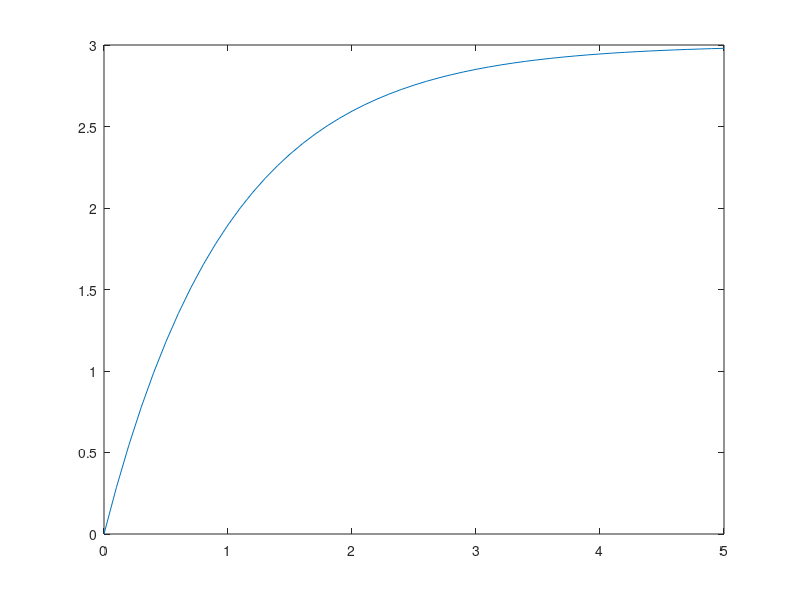
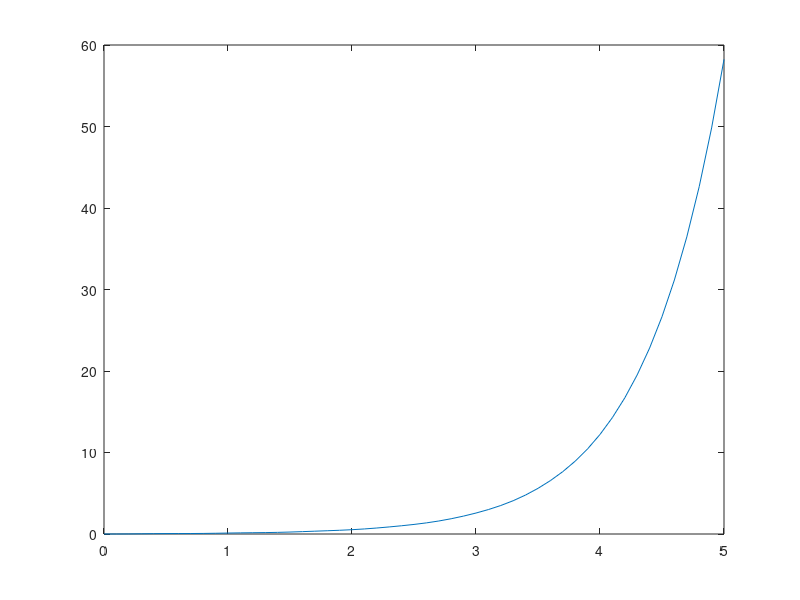
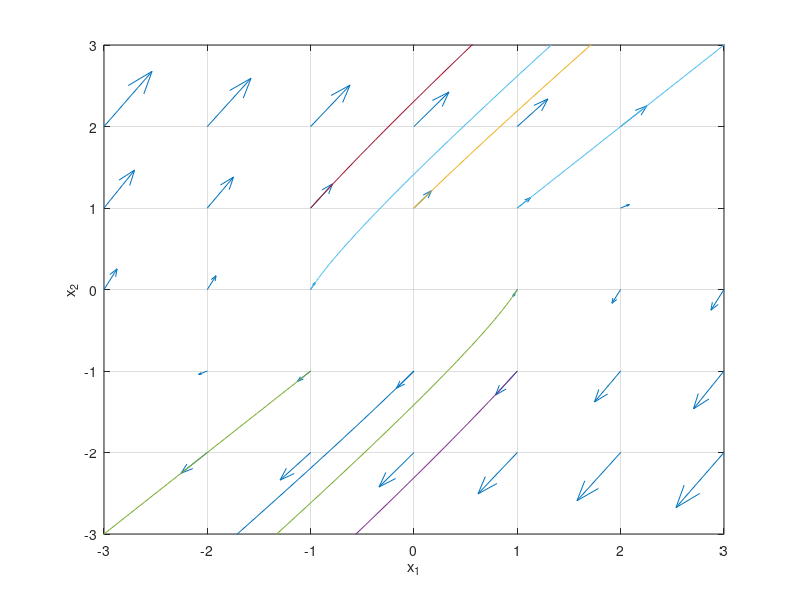

Write the MATLAB code that produced these figures, in order.
%{
Systemy Cyber-Fizyczne - Laboratorium 4 i 5
Analiza modeli fizycznych w kontekście własności w przestrzeni fazowej
Przestrzeń fazowa a właściwości obiektów - wybrane modele obiektów
%}

close all; clc; clear;

% Zadanie #1
zad1.dot_x = @(t, x) 3 * exp(-t);
zad1.t = 0:0.1:5;
zad1.x_0 = 0;
[zad1.t, zad1.x] = ode45(zad1.dot_x, zad1.t, zad1.x_0);

figure
plot(zad1.t, zad1.x);

% Zadanie #2
zad2.dot_x = @(t, x) [x(2); -x(2) + 4*x(1) + sin(10*t)];
zad2.t = 0:0.1:5;
zad2.x_0 = [0; 0];
[zad2.t, zad2.x] = ode45(zad2.dot_x, zad2.t, zad2.x_0);

figure
plot(zad2.t, zad2.x(:,1));

% Zadanie #3
function zad3_phase_portrait(A, T, quiver_range_x1, quiver_range_x2, traj_range_x1, traj_range_x2)
    dot_x = @(t, x) A * x;
    t = 0:0.01:T;

    [tmp1, tmp2] = meshgrid(quiver_range_x1, quiver_range_x2);
    x_0 = [tmp1(:), tmp2(:)];
    dot_x_0 = (dot_x(t,x_0'))';

    figure
    quiver(x_0(:,1), x_0(:,2), dot_x_0(:,1), dot_x_0(:,2))
    hold on

    [tmp1, tmp2] = meshgrid(traj_range_x1, traj_range_x2);
    for traj_x_0 = [tmp1(:), tmp2(:)]'
        [~, traj] = ode45(dot_x, t, traj_x_0);
        plot(traj(:,1), traj(:,2));
    end

    xlim([min(x_0(:,1)) max(x_0(:,1))]);
    ylim([min(x_0(:,2)) max(x_0(:,2))]);
    xlabel('x_1'); ylabel('x_2');
    grid on;
end

zad3_phase_portrait([-1 4; -2 5], 1, -3:1:3, -3:1:3, -1:1:1, -1:1:1)
